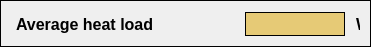
     <widget class="QWidget" name="widget_40" native="true">
      <property name="geometry">
       <rect>
        <x>501</x>
        <y>147</y>
        <width>371</width>
        <height>40</height>
       </rect>
      </property>
      <property name="styleSheet">
       <string notr="true">border: 1px solid black;</string>
      </property>
      <layout class="QHBoxLayout" name="horizontalLayout_159">
       <item>
        <widget class="QWidget" name="widget_2" native="true">
         <property name="minimumSize">
          <size>
           <width>0</width>
           <height>25</height>
          </size>
         </property>
         <property name="maximumSize">
          <size>
           <width>351</width>
           <height>23</height>
          </size>
         </property>
         <property name="styleSheet">
          <string notr="true">border-color: transparent;</string>
         </property>
         <widget class="QWidget" name="layoutWidget">
          <property name="geometry">
           <rect>
            <x>0</x>
            <y>0</y>
            <width>364</width>
            <height>24</height>
           </rect>
          </property>
          <layout class="QHBoxLayout" name="horizontalLayout_20">
           <item>
            <widget class="QLabel" name="label_6_6">
             <property name="minimumSize">
              <size>
               <width>220</width>
               <height>0</height>
              </size>
             </property>
             <property name="maximumSize">
              <size>
               <width>220</width>
               <height>16777215</height>
              </size>
             </property>
             <property name="font">
              <font>
               <pointsize>12</pointsize>
               <weight>75</weight>
               <bold>true</bold>
              </font>
             </property>
             <property name="styleSheet">
              <string notr="true">border-color: transparent;</string>
             </property>
             <property name="text">
              <string>Average heat load</string>
             </property>
             <property name="alignment">
              <set>Qt::AlignLeading|Qt::AlignLeft|Qt::AlignVCenter</set>
             </property>
            </widget>
           </item>
           <item>
            <spacer name="horizontalSpacer_156">
             <property name="orientation">
              <enum>Qt::Horizontal</enum>
             </property>
             <property name="sizeType">
              <enum>QSizePolicy::Expanding</enum>
             </property>
             <property name="sizeHint" stdset="0">
              <size>
               <width>40</width>
               <height>20</height>
              </size>
             </property>
            </spacer>
           </item>
           <item>
            <widget class="QLabel" name="label_Average_heat_load">
             <property name="minimumSize">
              <size>
               <width>100</width>
               <height>22</height>
              </size>
             </property>
             <property name="maximumSize">
              <size>
               <width>130</width>
               <height>16777215</height>
              </size>
             </property>
             <property name="font">
              <font>
               <pointsize>12</pointsize>
               <weight>75</weight>
               <bold>true</bold>
              </font>
             </property>
             <property name="styleSheet">
              <string notr="true">background-color: rgb(230, 202, 118);
border:1px solid black;</string>
             </property>
             <property name="text">
              <string/>
             </property>
            </widget>
           </item>
           <item>
            <widget class="QLabel" name="label_357">
             <property name="sizePolicy">
              <sizepolicy hsizetype="Preferred" vsizetype="Preferred">
               <horstretch>0</horstretch>
               <verstretch>0</verstretch>
              </sizepolicy>
             </property>
             <property name="minimumSize">
              <size>
               <width>24</width>
               <height>0</height>
              </size>
             </property>
             <property name="maximumSize">
              <size>
               <width>20</width>
               <height>16777215</height>
              </size>
             </property>
             <property name="font">
              <font>
               <pointsize>12</pointsize>
               <weight>75</weight>
               <bold>true</bold>
              </font>
             </property>
             <property name="styleSheet">
              <string notr="true">border-color: transparent;</string>
             </property>
             <property name="text">
              <string>W</string>
             </property>
            </widget>
           </item>
          </layout>
         </widget>
        </widget>
       </item>
      </layout>
     </widget>
